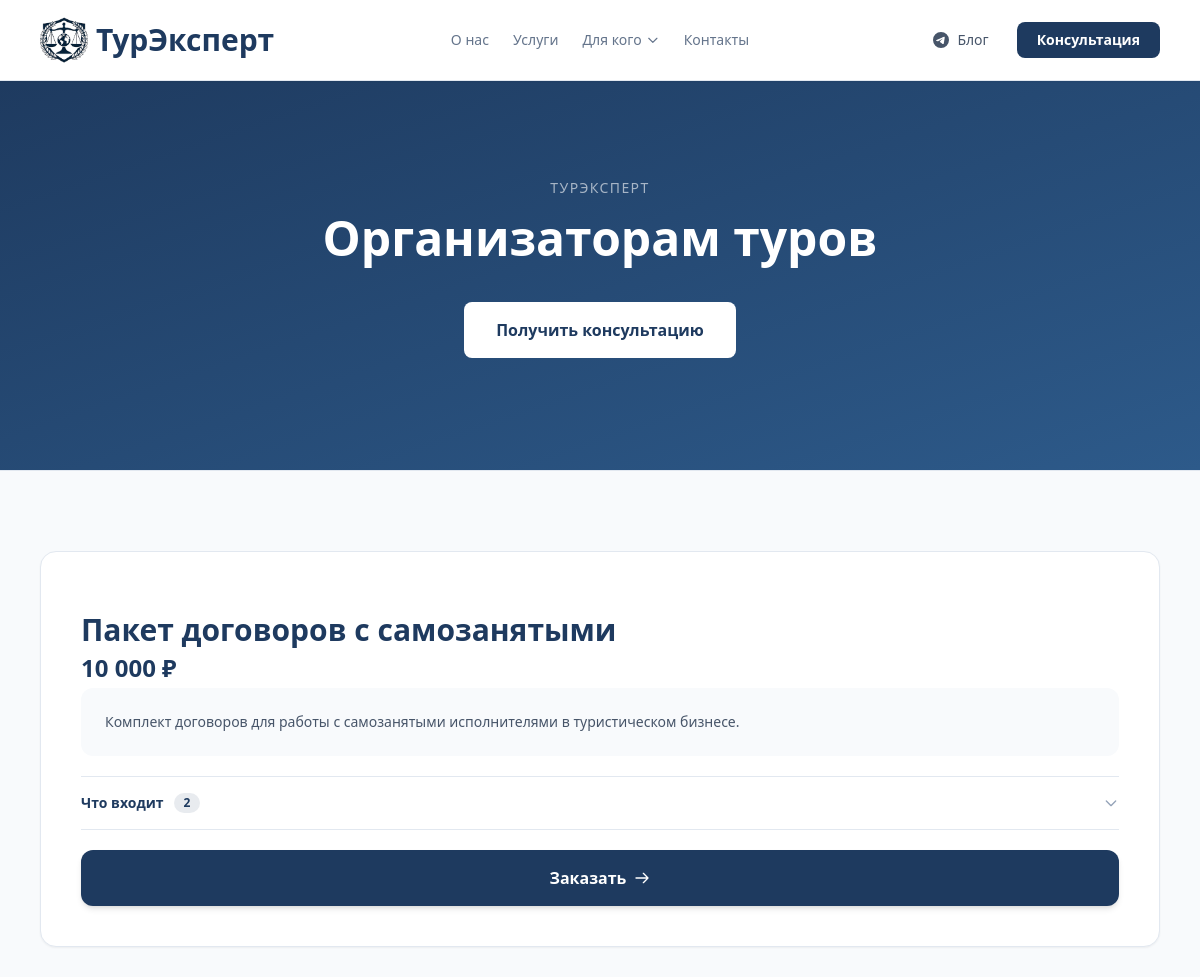
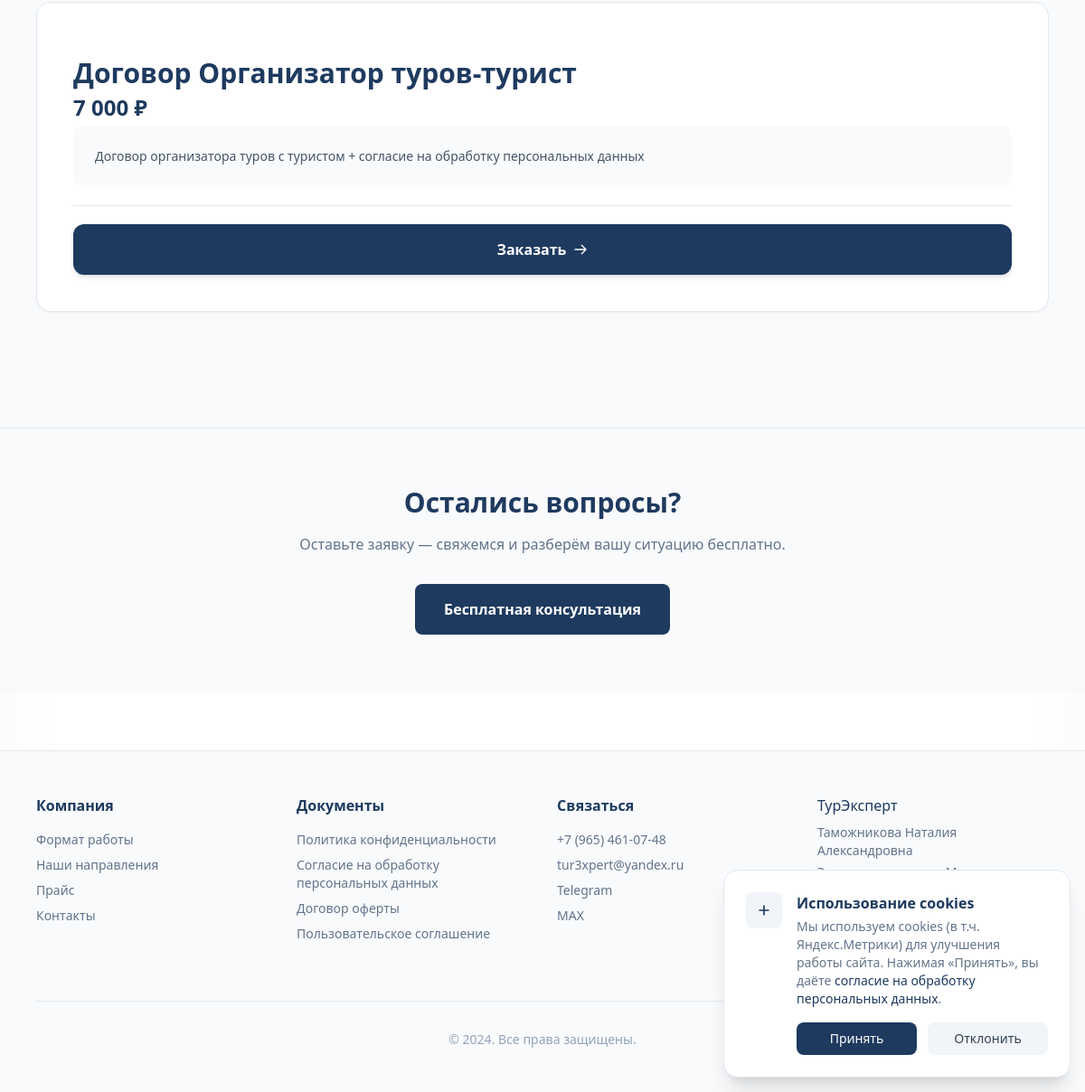
Page /dlya/organizatoram-turov/ on the committed database (2 pictures, top to bottom).
### core/models.py (models this page shows, shortened)
class AudiencePage(models.Model):
    slug = models.SlugField("URL (slug)", unique=True, allow_unicode=True)
    title = models.CharField("Заголовок", max_length=200)
    subtitle = models.CharField("Подзаголовок", max_length=400, blank=True)
    content = models.TextField("Основной текст", blank=True)
    meta_description = models.CharField("Meta description (SEO)", max_length=300, blank=True)
    is_published = models.BooleanField("Опубликована", default=False)
    order = models.PositiveIntegerField("Порядок в меню", default=0)
    class Meta:
        verbose_name = "Страница аудитории"
        verbose_name_plural = "Страницы аудиторий"
        ordering = ['order']

class PriceCard(models.Model):
    CARD_TYPES = (
        ('wide', 'Широкая'),
        ('thin', 'Тонкая'),
    )
    title = models.CharField(max_length=200, verbose_name="Название услуги")
    price_display = models.CharField(max_length=100, verbose_name="Цена (текст)")
    description = models.TextField(blank=True, verbose_name="Описание")
    button_text = models.CharField(max_length=50, default="Заказать", verbose_name="Текст кнопки")
    is_highlighted = models.BooleanField(default=False, verbose_name="Выделенная карточка")
    icon_svg = models.TextField(blank=True, null=True, verbose_name="SVG иконка (код)")
    card_type = models.CharField(max_length=10, choices=CARD_TYPES, default='thin', verbose_name="Тип карточки")
    detail_page = models.ForeignKey(
        InfoPage, on_delete=models.SET_NULL, blank=True, null=True,
        verbose_name="Страница подробнее"
    )
    audience = models.ForeignKey(
        AudiencePage, on_delete=models.SET_NULL, blank=True, null=True,
        verbose_name="Страница аудитории"
    )
    order = models.PositiveIntegerField(default=0, verbose_name="Порядок")
    class Meta:
        verbose_name = "Ценовая карточка"
        verbose_name_plural = "Ценовые карточки"
        ordering = ['order']

### core/views.py (the view)
# urls.py: path('dlya/<slug:slug>/', views.audience_page, name='audience_page'),
def audience_page(request, slug):
    page = get_object_or_404(AudiencePage, slug=slug, is_published=True)
    context = {
        'page': page,
        'wide_cards': PriceCard.objects.filter(card_type='wide', audience=page),
        'thin_cards': PriceCard.objects.filter(card_type='thin', audience=page),
        'info_cards': InfoCard.objects.filter(audience=page),
    }
    return render(request, 'core/audience.html', context)

### core/templates/core/audience.html (shortened to what this page needs)
{% extends 'base.html' %}
{% load static %}
{% block content %}
<section class="relative bg-gradient-to-br from-[#1e3a5f] to-[#2d5a8a] py-20 md:py-28">
    <div class="max-w-4xl mx-auto px-4 text-center">
        <p class="text-white/60 text-sm uppercase tracking-widest mb-4">ТурЭксперт</p>
        <h1 class="text-4xl md:text-5xl font-bold text-white mb-6">{{ page.title }}</h1>
        <div class="mt-10">
            <a href="#" onclick="openModal(); return false;" class="inline-flex items-center justify-center px-8 py-4 bg-white text-[#1e3a5f] hover:bg-white/90 font-semibold rounded-lg transition-colors">
                Получить консультацию
            </a>
        </div>
    </div>
</section>
{% if wide_cards or thin_cards or info_cards %}
<section class="py-20 bg-slate-50 border-t border-slate-200">
    <div class="max-w-6xl mx-auto px-4">
        {% if wide_cards %}
        <div class="grid grid-cols-1 gap-8 mb-12">
            {% for card in wide_cards %}
            {% with items=card.accordion_items.all %}
            <div class="rounded-2xl p-8 md:p-10 shadow-sm hover:shadow-lg transition-all duration-300 flex flex-col {% if card.is_highlighted %}text-white{% else %}text-slate-900 border border-slate-200 bg-white{% endif %}"
                 {% if card.is_highlighted %}style="background:linear-gradient(160deg,#2d5a8a 0%,#1e3a5f 55%,#152c4a 100%);box-shadow:0 26px 60px -26px rgba(30,58,95,.65),inset 0 1px 0 rgba(255,255,255,.07)"{% endif %}>
                <h3 class="text-2xl md:text-3xl font-bold {% if card.is_highlighted %}text-white{% else %}text-[#1e3a5f]{% endif %} mb-1 leading-tight">{{ card.title }}</h3>
                <p class="text-2xl font-bold {% if card.is_highlighted %}text-white{% else %}text-[#1e3a5f]{% endif %} mb-1">{{ card.price_display }}</p>
                {% if card.description %}
                <div class="{% if card.is_highlighted %}bg-white/10{% else %}bg-slate-50{% endif %} rounded-xl p-6 mb-5 text-sm {% if card.is_highlighted %}text-white/80{% else %}text-slate-600{% endif %}">
                    {{ card.description|linebreaks }}
                </div>
                {% else %}
                <div class="mb-5"></div>
                {% endif %}
                {% if card.detail_page %}
                <div class="mt-auto pt-5">
                    <a href="{% url 'info_page' slug=card.detail_page.slug %}" class="w-full inline-flex items-center justify-center gap-2 px-8 py-4 {% if card.is_highlighted %}bg-white text-[#1e3a5f] hover:bg-white/90{% else %}bg-[#1e3a5f] text-white hover:bg-[#2d5a8a]{% endif %} font-bold rounded-xl transition-all duration-200 hover:-translate-y-0.5 shadow-md hover:shadow-lg">
                        Подробнее
                        <svg class="w-4 h-4" fill="none" stroke="currentColor" viewBox="0 0 24 24">
                            <path stroke-linecap="round" stroke-linejoin="round" stroke-width="2" d="M14 5l7 7m0 0l-7 7m7-7H3"/>
                        </svg>
                    </a>
                </div>
                {% else %}
                <hr class="{% if card.is_highlighted %}border-white/15{% else %}border-slate-200{% endif %} mb-0">
                {% if items %}
                <div class="pkg-acc">
                    <button type="button" class="pkg-acc-btn w-full flex items-center justify-between py-4 text-left">
                        <span class="flex items-center gap-2.5 text-sm font-bold {% if card.is_highlighted %}text-white{% else %}text-[#1e3a5f]{% endif %}">
                            Что входит
                            <span class="text-xs font-bold px-2.5 py-0.5 rounded-full {% if card.is_highlighted %}bg-white/15 text-white/90{% else %}bg-[#1e3a5f]/10 text-[#1e3a5f]{% endif %}">{{ items|length }}</span>
                        </span>
                        <svg class="pkg-acc-chev w-4 h-4 flex-shrink-0 {% if card.is_highlighted %}text-white/50{% else %}text-slate-400{% endif %}" fill="none" stroke="currentColor" viewBox="0 0 24 24">
                            <path stroke-linecap="round" stroke-linejoin="round" stroke-width="2" d="M19 9l-7 7-7-7"/>
                        </svg>
                    </button>
                </div>
                <hr class="{% if card.is_highlighted %}border-white/15{% else %}border-slate-200{% endif %} mb-5">
                {% else %}
                <div class="mb-5"></div>
                {% endif %}
                <div class="mt-auto">
                    <a href="#" onclick="openModal(); return false;" class="w-full inline-flex items-center justify-center gap-2 px-8 py-4 {% if card.is_highlighted %}bg-white text-[#1e3a5f] hover:bg-white/90{% else %}bg-[#1e3a5f] text-white hover:bg-[#2d5a8a]{% endif %} font-bold rounded-xl transition-all duration-200 hover:-translate-y-0.5 shadow-md hover:shadow-lg">
                        {{ card.button_text }}
                        <svg class="w-4 h-4" fill="none" stroke="currentColor" viewBox="0 0 24 24">
                            <path stroke-linecap="round" stroke-linejoin="round" stroke-width="2" d="M14 5l7 7m0 0l-7 7m7-7H3"/>
                        </svg>
                    </a>
                </div>
                {% endif %}
            </div>
            {% endwith %}
            {% endfor %}
        </div>
        {% endif %}
    </div>
</section>
{% endif %}
<section class="py-16 bg-slate-50 border-t border-slate-200">
    <div class="max-w-2xl mx-auto px-4 text-center">
        <h2 class="text-2xl md:text-3xl font-bold text-[#1e3a5f] mb-4">Остались вопросы?</h2>
        <p class="text-slate-500 mb-8">Оставьте заявку — свяжемся и разберём вашу ситуацию бесплатно.</p>
        <a href="#" onclick="openModal(); return false;" class="inline-flex items-center justify-center px-8 py-4 bg-[#1e3a5f] hover:bg-[#2d5a8a] text-white font-semibold rounded-lg transition-colors">
            Бесплатная консультация
        </a>
    </div>
</section>
{% endblock %}

### theme/templates/base.html (style rules this page uses)
html { scroll-behavior: smooth; scroll-padding-top: 80px; }
* { -webkit-font-smoothing: antialiased; -moz-osx-font-smoothing: grayscale; }
body { box-shadow: inset 0 0 100px rgba(0,0,0,0.03); }
.rounded-xl { border-radius: 13px; }
.rounded-2xl { border-radius: 17px; }
.rounded-lg { border-radius: 7px; }

### core/templates/core/audience.html (style rules this page uses)
.pkg-acc-chev { transition:transform .3s cubic-bezier(.4,0,.2,1); }

### rows in the picture
AudiencePage: title "Организаторам туров"
PriceCard: title "Пакет договоров с самозанятыми", price_display "10 000 ₽", description "Комплект договоров для работы с самозанятыми исполнителями в туристическом бизнесе.", is_highlighted False (drawn), accordion_items.all|length "2", button_text "Заказать"
PriceCard: title "Договор Организатор туров-турист", price_display "7 000 ₽", description "Договор организатора туров с туристом + согласие на обработку персональных данных", is_highlighted False (drawn), button_text "Заказать"
